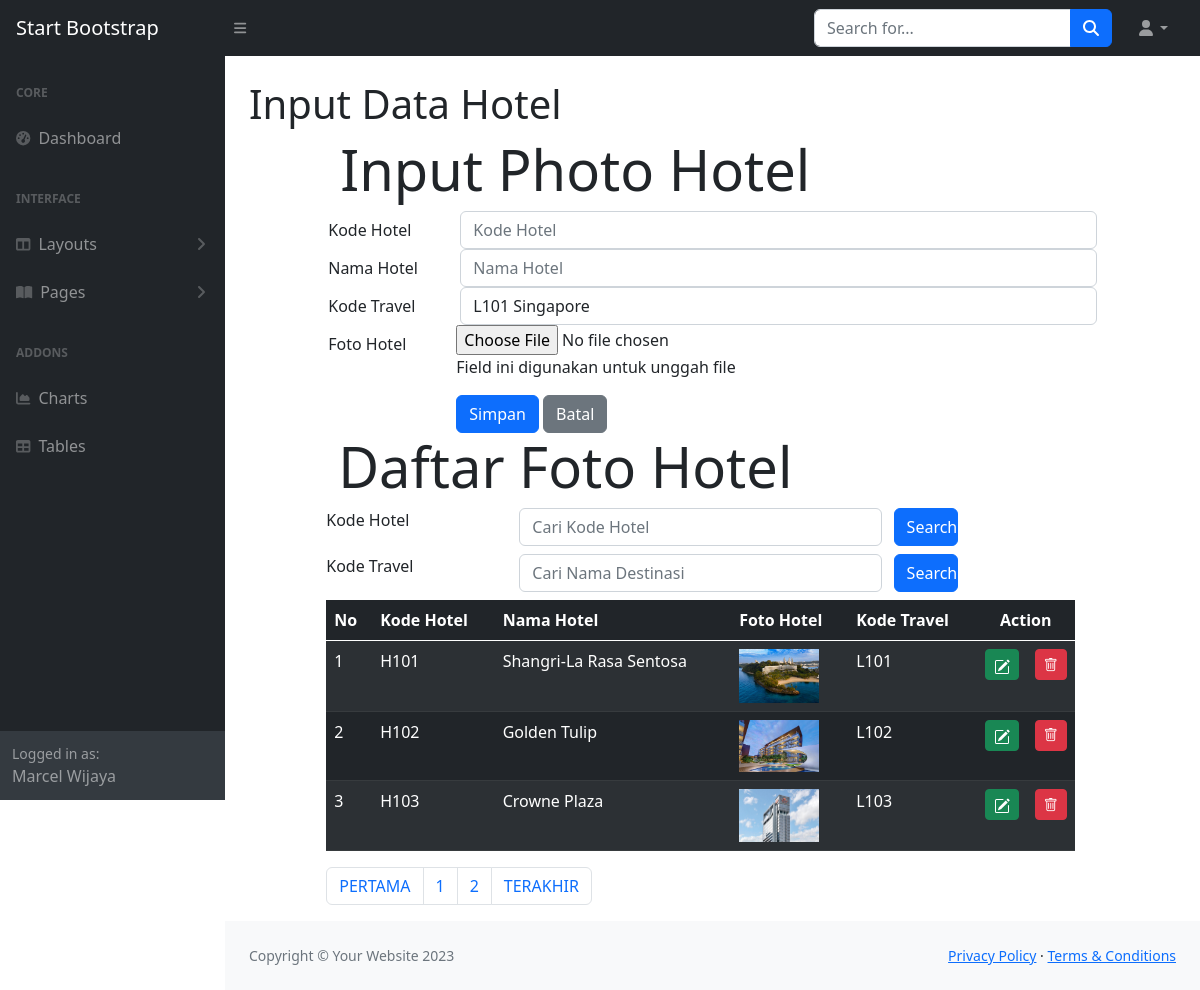
The app's page /hotel.php with its own data.
### tables this page shows
CREATE TABLE `hotel` (
  `hotelKODE` char(4) NOT NULL,
  `hotelNAMA` char(120) NOT NULL,
  `hotelFOTO` char(120) NOT NULL,
  `lokasiKODE` char(4) NOT NULL
);

### hotel.php (the view, shortened to what this page needs)
<!DOCTYPE html>
<html lang="en">
<head>
	<link rel = "stylesheet" type="text/css" href="css/bootstrap.min.css">
    <link rel="stylesheet" href="https://cdnjs.cloudflare.com/ajax/libs/select2/4.0.13/css/select2.min.css">
    <link rel="stylesheet" href="https://cdn.jsdelivr.net/npm/bootstrap-icons@1.10.2/font/bootstrap-icons.css">
	<link rel="stylesheet" type="text/css" href="css/bootstrap.min.css">
</head>
<?php
	include "include/config.php";
	$datatravel = mysqli_query($connection, "select * from travel");
?>
<?php include "INCLUDE/head.php"?>
    <body class="sb-nav-fixed">
        <?php include "include/menunav.php"?>
        <div id="layoutSidenav">
<?php include "INCLUDE/menu.php"?>
            <div id="layoutSidenav_content">
                <main>
                    <div class="container-fluid px-4">
                        <h1 class="mt-4">Input Data Hotel</h1>
<body>
<div class="row">
<div class="col-sm-1"></div>
<div class="col-sm-10">
	<div class="jumbotron jumbotron-fluid">
		<div class="container">
			<h1 class="display-4">Input Photo Hotel</h1>
		</div>
	</div>
	<form method="POST" enctype="multipart/form-data">
		<div class="form-group row">
			<label for="hotelkode" class="col-sm-2 col-form-label">Kode Hotel</label>
			<div class="col-sm-10">
				<input type="text" class="form-control" id="hotelkode" name="hotelkode" placeholder="Kode Hotel" maxlength="4">
			</div>
		</div>
		<div class="form-group row">
			<label for="hotelnama" class="col-sm-2 col-form-label">Nama Hotel</label>
			<div class="col-sm-10">
				<input type="text" class="form-control" id="hotelnama" name="hotelnama" placeholder="Nama Hotel">
			</div>
		</div>
		<div class="form-group row">
			<label for="lokasikode" class="col-sm-2 col-form-label">Kode Travel</label>
			<div class="col-sm-10">
			<select type="form-control" class="form-control" id="lokasikode" name="lokasikode">
				<?php while($row = mysqli_fetch_array($datatravel))
				{ ?>
					<option value="<?php echo $row["lokasiKODE"]?>">
						<?php echo $row["lokasiKODE"]?>
						<?php echo $row["lokasiNAMA"]?>
					</option>
				<?php } ?>
				</div>
		</div>
		<div class="form-group row">
			<label for="file" class="col-sm-2 col-form-label">Foto Hotel</label>
			<div class="col-sm-10">
				<input type="file" id="file" name="file">
				<p class="help-block">Field ini digunakan untuk unggah file</p>
			</div>
		</div>
		<div class="form-group row">
			<div class="col-sm-2"></div>
			<div class="col-sm-10">
				<input type="submit" name="Simpan" class="btn btn-primary" value="Simpan">
				<input type="submit" name="Batal" class="btn btn-secondary" value="Batal">
			</div>
		</div>
	</form>
</div>
</div>
<div class="row">
	<div class="col-sm-1"></div>
	<div class="col-sm-10">
		<div class="jumbotron jumbotron-fluid">
			<div class="container">
				<h1 class="display-4">Daftar Foto Hotel</h1>
			</div>
		</div>
<form method="POST">
    <div class="form-group row mb-2">
    <label for="search" class="col-sm-3">Kode Hotel</label>
    <div class="col-sm-6">
        <input type="text" name="search" class="form-control" id="search"
        value="<?php if (isset($_POST["search"])) {echo $_POST["search"];}?>"
        placeholder="Cari Kode Hotel">
    </div>
    <input type="submit" name="kirim" class="col-sm-1 btn btn-primary" value="Search">
    </div>
</form>
<form method="post">
	<div class="form-group row mb-2">
    <label for="search2" class="col-sm-3">Kode Travel</label>
    <div class="col-sm-6">
        <input type="text" name="search2" class="form-control" id="search2"
        value="<?php if (isset($_POST["search2"])) {echo $_POST["search2"];}?>"
        placeholder="Cari Nama Destinasi">
    </div>
    <input type="submit" name="kirim2" class="col-sm-1 btn btn-primary" value="Search">
    </div>
</form>
	<table class="table table-dark table-striped">
		<thead class="thead-dark">
			<tr>
				<th>No</th>
				<th>Kode Hotel</th>
				<th>Nama Hotel</th>
				<th>Foto Hotel</th>
				<th>Kode Travel</th>
				<th colspan="2" style="text-align: center">Action</th>
			</tr>
		</thead>
		<tbody>
	<?php
			$jumlahtampilan = 3;
			$halaman = (isset($_GET['page']))? $_GET['page'] : 1;
			$mulaitampilan = ($halaman - 1) * $jumlahtampilan;
			if (isset($_POST['kirim'])) {
				$search = $_POST["search"];
				$query = mysqli_query($connection,  "select * from hotel
				where hotelKODE like '%".$search."%' limit $mulaitampilan, $jumlahtampilan");
			} elseif (isset($_POST['kirim2'])) {
				$search2 = $_POST["search2"];
				$query = mysqli_query($connection,"select * from hotel
				where hotelNAMA like '%".$search2."%' limit $mulaitampilan, $jumlahtampilan");
			} else {
				$query = mysqli_query($connection, "select * from hotel limit $mulaitampilan, $jumlahtampilan");
			}
			$nomor = 1;
			while ($row = mysqli_fetch_array($query))
			{ ?>
				<tr>
					<td><?php echo $mulaitampilan + $nomor;?></td>
					<td><?php echo $row['hotelKODE'];?></td>
					<td><?php echo $row['hotelNAMA'];?></td>
					<td>
						<?php if(is_file("images/".$row['hotelFOTO']))
						{ ?>
							<img src="images/<?php echo $row['hotelFOTO']?>" width="80">
						<?php } else
							echo "<img src='images/noimage.png' width='80'>"
						?>
					</td>
					<td><?php echo $row['lokasiKODE'];?></td>
					<td width="5px">
						<a href="hoteledit.php?ubah=<?php echo $row["hotelKODE"]?>"
						class="btn btn-success btn-sm" title="EDIT">
						</a>
					</td>
					<td width="5px">
						<a href="hotelhapus.php?hapus=<?php echo $row["hotelKODE"]?>"
						class="btn btn-danger btn-sm" title="HAPUS">
						<i class="bi bi-trash"></i>
					</td>
				</tr>
			<?php $nomor = $nomor + 1;?>
			<?php }	?>
		</tbody>
	</table>
	<?php
    $query = mysqli_query($connection, "SELECT * FROM hotel");
    $jumlahrecord = mysqli_num_rows($query);
    $jumlahpage = ceil($jumlahrecord/$jumlahtampilan);
  ?>
<nav aria-label="Page navigation example">
  <ul class="pagination">
    <li class="page-item"><a class="page-link" href="?page=<?php $nomorhal=1; echo $nomorhal?>">PERTAMA</a></li>
    <?php for($nomorhal=1; $nomorhal<=$jumlahpage; $nomorhal++)
    { ?>
    <li class="page-item">
      <?php
      if($nomorhal!=$halaman)
      { ?>
      <a class="page-link" href="?page=<?php echo $nomorhal?>"><?php echo $nomorhal?></a>
      <?php }
      else { ?>
      <a class="page-link" href="?page=<?php echo $nomorhal?>"><?php echo $nomorhal?></a>
    <?php } ?>
    </li>
    <?php } ?>
    <li class="page-item"><a class="page-link" href="?page=<?php echo $nomorhal-1?>">TERAKHIR</a></li>
  </ul>
</nav>
	</div>
	<div class="col-sm-1"></div>
</div>
</main>
                <?php include "INCLUDE/footer.php"?>
            </div>
        </div>
</body>
</html>

### records on screen
hotel: hotelKODE "H101", hotelNAMA "Shangri-La Rasa Sentosa", hotelFOTO (picture), lokasiKODE "L101"
hotel: nomor "2", hotelKODE "H102", hotelNAMA "Golden Tulip", hotelFOTO (picture), lokasiKODE "L102"
hotel: nomor "3", hotelKODE "H103", hotelNAMA "Crowne Plaza", hotelFOTO (picture), lokasiKODE "L103"

### other values on screen
form field lokasikode "L101 Singapore"
